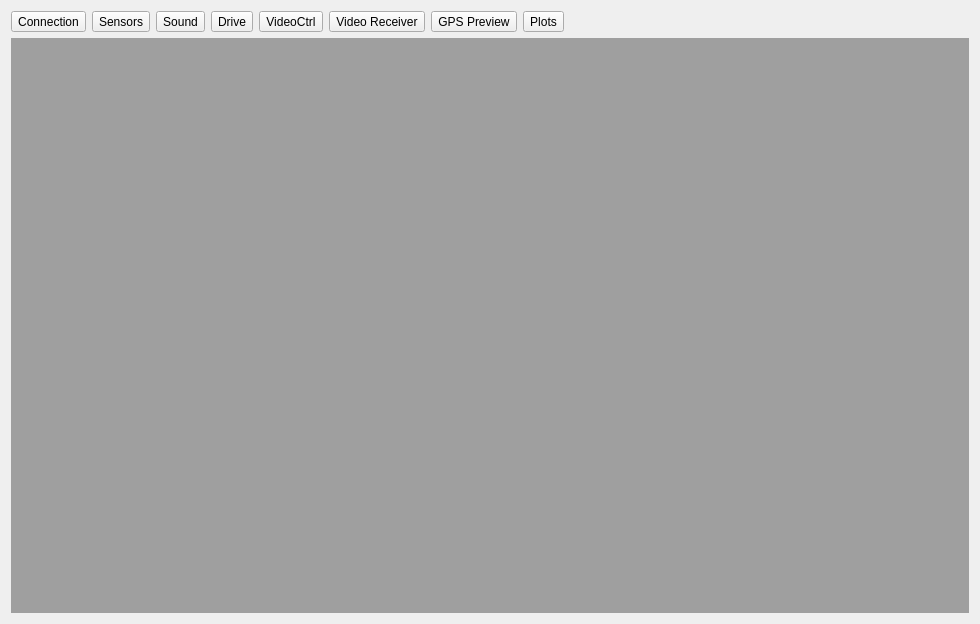
<?xml version="1.0" encoding="UTF-8"?>
<ui version="4.0">
 <class>CtrlPanelForm</class>
 <widget class="QWidget" name="CtrlPanelForm">
  <property name="geometry">
   <rect>
    <x>0</x>
    <y>0</y>
    <width>980</width>
    <height>624</height>
   </rect>
  </property>
  <property name="windowTitle">
   <string>Form</string>
  </property>
  <layout class="QGridLayout" name="gridLayout">
   <item row="0" column="7">
    <widget class="QToolButton" name="toolButton_plots">
     <property name="text">
      <string>Plots</string>
     </property>
    </widget>
   </item>
   <item row="0" column="2">
    <widget class="QToolButton" name="toolButton_sound">
     <property name="text">
      <string>Sound</string>
     </property>
    </widget>
   </item>
   <item row="1" column="0" colspan="9">
    <widget class="QMdiArea" name="mdiArea"/>
   </item>
   <item row="0" column="8">
    <spacer name="horizontalSpacer">
     <property name="orientation">
      <enum>Qt::Horizontal</enum>
     </property>
     <property name="sizeHint" stdset="0">
      <size>
       <width>40</width>
       <height>20</height>
      </size>
     </property>
    </spacer>
   </item>
   <item row="0" column="4">
    <widget class="QToolButton" name="toolButton_video_controll">
     <property name="text">
      <string>VideoCtrl</string>
     </property>
    </widget>
   </item>
   <item row="0" column="0">
    <widget class="QToolButton" name="toolButton_connection">
     <property name="text">
      <string>Connection</string>
     </property>
    </widget>
   </item>
   <item row="0" column="5">
    <widget class="QToolButton" name="toolButton">
     <property name="text">
      <string>Video Receiver</string>
     </property>
    </widget>
   </item>
   <item row="0" column="1">
    <widget class="QToolButton" name="toolButton_sensors">
     <property name="text">
      <string>Sensors</string>
     </property>
    </widget>
   </item>
   <item row="0" column="3">
    <widget class="QToolButton" name="toolButton_drive">
     <property name="text">
      <string>Drive</string>
     </property>
    </widget>
   </item>
   <item row="0" column="6">
    <widget class="QToolButton" name="toolButton_2">
     <property name="text">
      <string>GPS Preview</string>
     </property>
    </widget>
   </item>
  </layout>
 </widget>
 <resources/>
 <connections/>
</ui>
